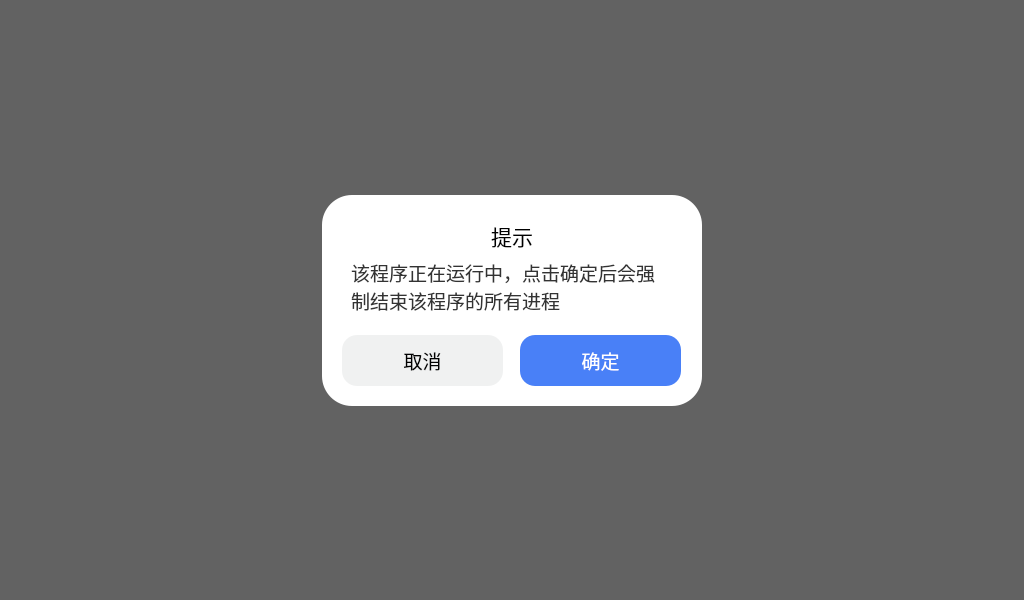
<?xml version="1.0" encoding="UTF-8"?>
<ui version="4.0">
 <class>ExitMessageBox</class>
 <widget class="QWidget" name="ExitMessageBox">
  <property name="geometry">
   <rect>
    <x>0</x>
    <y>0</y>
    <width>1024</width>
    <height>600</height>
   </rect>
  </property>
  <property name="minimumSize">
   <size>
    <width>1024</width>
    <height>600</height>
   </size>
  </property>
  <property name="maximumSize">
   <size>
    <width>1024</width>
    <height>600</height>
   </size>
  </property>
  <property name="windowTitle">
   <string>Form</string>
  </property>
  <property name="styleSheet">
   <string notr="true"/>
  </property>
  <widget class="QWidget" name="ExitMessageBoxWidget" native="true">
   <property name="geometry">
    <rect>
     <x>322</x>
     <y>195</y>
     <width>380</width>
     <height>211</height>
    </rect>
   </property>
   <property name="minimumSize">
    <size>
     <width>380</width>
     <height>211</height>
    </size>
   </property>
   <property name="maximumSize">
    <size>
     <width>380</width>
     <height>211</height>
    </size>
   </property>
   <property name="styleSheet">
    <string notr="true">background-color: white;
border-radius: 30px;
border: none;
</string>
   </property>
   <widget class="QLabel" name="contentLabel">
    <property name="geometry">
     <rect>
      <x>29</x>
      <y>36</y>
      <width>321</width>
      <height>110</height>
     </rect>
    </property>
    <property name="font">
     <font>
      <family>MiSans Demibold</family>
      <pointsize>14</pointsize>
      <weight>50</weight>
      <bold>false</bold>
     </font>
    </property>
    <property name="styleSheet">
     <string notr="true">color: #333333;
border: none;
background-color: transparent;</string>
    </property>
    <property name="text">
     <string>该程序正在运行中，点击确定后会强制结束该程序的所有进程</string>
    </property>
    <property name="alignment">
     <set>Qt::AlignLeading|Qt::AlignLeft|Qt::AlignVCenter</set>
    </property>
    <property name="wordWrap">
     <bool>true</bool>
    </property>
   </widget>
   <widget class="QLabel" name="titleLabel">
    <property name="geometry">
     <rect>
      <x>90</x>
      <y>26</y>
      <width>200</width>
      <height>30</height>
     </rect>
    </property>
    <property name="sizePolicy">
     <sizepolicy hsizetype="Fixed" vsizetype="Fixed">
      <horstretch>0</horstretch>
      <verstretch>0</verstretch>
     </sizepolicy>
    </property>
    <property name="maximumSize">
     <size>
      <width>200</width>
      <height>30</height>
     </size>
    </property>
    <property name="font">
     <font>
      <family>MiSans Semibold</family>
      <pointsize>16</pointsize>
     </font>
    </property>
    <property name="styleSheet">
     <string notr="true">border: none;</string>
    </property>
    <property name="text">
     <string>提示</string>
    </property>
    <property name="alignment">
     <set>Qt::AlignCenter</set>
    </property>
   </widget>
   <widget class="QPushButton" name="cancelPushButton">
    <property name="geometry">
     <rect>
      <x>20</x>
      <y>140</y>
      <width>161</width>
      <height>51</height>
     </rect>
    </property>
    <property name="font">
     <font>
      <family>MiSans Semibold</family>
      <pointsize>14</pointsize>
     </font>
    </property>
    <property name="focusPolicy">
     <enum>Qt::NoFocus</enum>
    </property>
    <property name="styleSheet">
     <string notr="true">QPushButton#cancelPushButton {
    background-color: #F0F1F1;
    color: black;
    border-radius: 15px;
	border: none;
}
QPushButton#cancelPushButton:pressed {
    background-color: #D4D4D4;
	border: none;
}
</string>
    </property>
    <property name="text">
     <string>取消</string>
    </property>
   </widget>
   <widget class="QPushButton" name="okPushButton">
    <property name="geometry">
     <rect>
      <x>198</x>
      <y>140</y>
      <width>161</width>
      <height>51</height>
     </rect>
    </property>
    <property name="font">
     <font>
      <family>MiSans Semibold</family>
      <pointsize>14</pointsize>
     </font>
    </property>
    <property name="focusPolicy">
     <enum>Qt::NoFocus</enum>
    </property>
    <property name="styleSheet">
     <string notr="true">QPushButton#okPushButton {
    background-color: #4980F7;
    color: white;
    border-radius: 15px;
	border: none;
}
QPushButton#okPushButton:pressed {
    background-color: #1565C0;
	border: none;
}</string>
    </property>
    <property name="text">
     <string>确定</string>
    </property>
   </widget>
  </widget>
  <widget class="QWidget" name="ExitMessageBoxBackgroundWidget" native="true">
   <property name="geometry">
    <rect>
     <x>0</x>
     <y>0</y>
     <width>1024</width>
     <height>600</height>
    </rect>
   </property>
   <property name="styleSheet">
    <string notr="true">background-color: rgba(0, 0, 0, 150);</string>
   </property>
  </widget>
  <zorder>ExitMessageBoxBackgroundWidget</zorder>
  <zorder>ExitMessageBoxWidget</zorder>
 </widget>
 <resources/>
 <connections/>
</ui>
